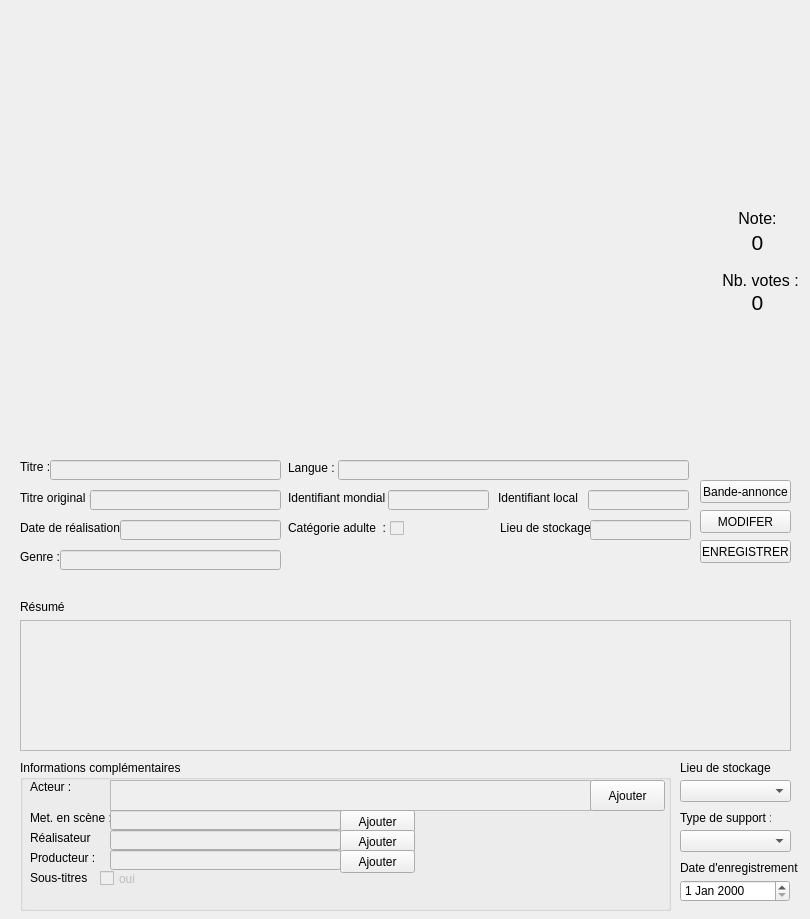
<?xml version="1.0" encoding="UTF-8"?>
<ui version="4.0">
 <class>C_details</class>
 <widget class="QWidget" name="C_details">
  <property name="windowModality">
   <enum>Qt::WindowModal</enum>
  </property>
  <property name="geometry">
   <rect>
    <x>0</x>
    <y>0</y>
    <width>810</width>
    <height>919</height>
   </rect>
  </property>
  <property name="windowTitle">
   <string>Form</string>
  </property>
  <widget class="QLabel" name="lbl_front">
   <property name="geometry">
    <rect>
     <x>40</x>
     <y>20</y>
     <width>311</width>
     <height>421</height>
    </rect>
   </property>
   <property name="text">
    <string/>
   </property>
  </widget>
  <widget class="QLabel" name="lbl_back">
   <property name="geometry">
    <rect>
     <x>360</x>
     <y>20</y>
     <width>311</width>
     <height>421</height>
    </rect>
   </property>
   <property name="text">
    <string/>
   </property>
  </widget>
  <widget class="QLabel" name="lbl_titre">
   <property name="geometry">
    <rect>
     <x>20</x>
     <y>460</y>
     <width>47</width>
     <height>13</height>
    </rect>
   </property>
   <property name="text">
    <string>Titre :</string>
   </property>
  </widget>
  <widget class="QLabel" name="lbl_titreOriginal">
   <property name="geometry">
    <rect>
     <x>20</x>
     <y>490</y>
     <width>71</width>
     <height>16</height>
    </rect>
   </property>
   <property name="text">
    <string>Titre original :</string>
   </property>
  </widget>
  <widget class="QLabel" name="lbl_dateReal">
   <property name="geometry">
    <rect>
     <x>20</x>
     <y>520</y>
     <width>101</width>
     <height>16</height>
    </rect>
   </property>
   <property name="text">
    <string>Date de réalisation :</string>
   </property>
  </widget>
  <widget class="QLabel" name="lbl_genre">
   <property name="geometry">
    <rect>
     <x>20</x>
     <y>550</y>
     <width>47</width>
     <height>13</height>
    </rect>
   </property>
   <property name="text">
    <string>Genre :</string>
   </property>
  </widget>
  <widget class="QLabel" name="lbl_adulte">
   <property name="geometry">
    <rect>
     <x>288</x>
     <y>520</y>
     <width>101</width>
     <height>16</height>
    </rect>
   </property>
   <property name="text">
    <string>Catégorie adulte  :</string>
   </property>
  </widget>
  <widget class="QLabel" name="lbl_resume">
   <property name="geometry">
    <rect>
     <x>20</x>
     <y>600</y>
     <width>47</width>
     <height>13</height>
    </rect>
   </property>
   <property name="lineWidth">
    <number>1</number>
   </property>
   <property name="text">
    <string>Résumé : </string>
   </property>
   <property name="wordWrap">
    <bool>true</bool>
   </property>
  </widget>
  <widget class="QTextEdit" name="txt_resum">
   <property name="enabled">
    <bool>false</bool>
   </property>
   <property name="geometry">
    <rect>
     <x>20</x>
     <y>620</y>
     <width>771</width>
     <height>131</height>
    </rect>
   </property>
  </widget>
  <widget class="QPushButton" name="btn_enregistrer">
   <property name="geometry">
    <rect>
     <x>700</x>
     <y>540</y>
     <width>91</width>
     <height>23</height>
    </rect>
   </property>
   <property name="text">
    <string>ENREGISTRER</string>
   </property>
  </widget>
  <widget class="QPushButton" name="btn_modifier">
   <property name="geometry">
    <rect>
     <x>700</x>
     <y>510</y>
     <width>91</width>
     <height>23</height>
    </rect>
   </property>
   <property name="text">
    <string>MODIFER</string>
   </property>
  </widget>
  <widget class="QComboBox" name="cbb_stockage">
   <property name="geometry">
    <rect>
     <x>680</x>
     <y>780</y>
     <width>111</width>
     <height>22</height>
    </rect>
   </property>
  </widget>
  <widget class="QLabel" name="lbl_stockge">
   <property name="geometry">
    <rect>
     <x>680</x>
     <y>760</y>
     <width>91</width>
     <height>16</height>
    </rect>
   </property>
   <property name="text">
    <string>Lieu de stockage:</string>
   </property>
  </widget>
  <widget class="QLabel" name="lbl_support">
   <property name="geometry">
    <rect>
     <x>680</x>
     <y>810</y>
     <width>91</width>
     <height>16</height>
    </rect>
   </property>
   <property name="text">
    <string>Type de support :</string>
   </property>
  </widget>
  <widget class="QComboBox" name="comboBox_2">
   <property name="geometry">
    <rect>
     <x>680</x>
     <y>830</y>
     <width>111</width>
     <height>22</height>
    </rect>
   </property>
  </widget>
  <widget class="QDateEdit" name="dateEdit">
   <property name="geometry">
    <rect>
     <x>680</x>
     <y>880</y>
     <width>110</width>
     <height>22</height>
    </rect>
   </property>
  </widget>
  <widget class="QLabel" name="lbl_dateEnregistrement">
   <property name="geometry">
    <rect>
     <x>680</x>
     <y>860</y>
     <width>121</width>
     <height>16</height>
    </rect>
   </property>
   <property name="text">
    <string>Date d'enregistrement : </string>
   </property>
  </widget>
  <widget class="QPushButton" name="btn_trailer">
   <property name="geometry">
    <rect>
     <x>700</x>
     <y>480</y>
     <width>91</width>
     <height>23</height>
    </rect>
   </property>
   <property name="text">
    <string>Bande-annonce</string>
   </property>
  </widget>
  <widget class="QLabel" name="lbl_language">
   <property name="geometry">
    <rect>
     <x>288</x>
     <y>460</y>
     <width>81</width>
     <height>16</height>
    </rect>
   </property>
   <property name="text">
    <string>Langue :</string>
   </property>
  </widget>
  <widget class="QLabel" name="lbl_id_distant">
   <property name="geometry">
    <rect>
     <x>288</x>
     <y>490</y>
     <width>101</width>
     <height>16</height>
    </rect>
   </property>
   <property name="text">
    <string>Identifiant mondial :</string>
   </property>
  </widget>
  <widget class="QGroupBox" name="groupBox">
   <property name="geometry">
    <rect>
     <x>20</x>
     <y>760</y>
     <width>651</width>
     <height>151</height>
    </rect>
   </property>
   <property name="title">
    <string>Informations complémentaires</string>
   </property>
   <widget class="QLabel" name="lbl_acteur">
    <property name="geometry">
     <rect>
      <x>10</x>
      <y>20</y>
      <width>47</width>
      <height>13</height>
     </rect>
    </property>
    <property name="text">
     <string>Acteur :</string>
    </property>
   </widget>
   <widget class="QLabel" name="lbl_metteurEnScene">
    <property name="geometry">
     <rect>
      <x>10</x>
      <y>50</y>
      <width>81</width>
      <height>16</height>
     </rect>
    </property>
    <property name="text">
     <string>Met. en scène :</string>
    </property>
   </widget>
   <widget class="QLabel" name="lbl_sousTitrage">
    <property name="geometry">
     <rect>
      <x>10</x>
      <y>110</y>
      <width>61</width>
      <height>16</height>
     </rect>
    </property>
    <property name="text">
     <string>Sous-titres :</string>
    </property>
   </widget>
   <widget class="QCheckBox" name="chk_soustitre">
    <property name="enabled">
     <bool>false</bool>
    </property>
    <property name="geometry">
     <rect>
      <x>80</x>
      <y>110</y>
      <width>70</width>
      <height>17</height>
     </rect>
    </property>
    <property name="text">
     <string>oui</string>
    </property>
   </widget>
   <widget class="QTextEdit" name="txt_acteur">
    <property name="enabled">
     <bool>false</bool>
    </property>
    <property name="geometry">
     <rect>
      <x>90</x>
      <y>20</y>
      <width>481</width>
      <height>31</height>
     </rect>
    </property>
   </widget>
   <widget class="QLabel" name="lbl_realisateur">
    <property name="geometry">
     <rect>
      <x>10</x>
      <y>70</y>
      <width>61</width>
      <height>16</height>
     </rect>
    </property>
    <property name="frameShape">
     <enum>QFrame::NoFrame</enum>
    </property>
    <property name="text">
     <string>Réalisateur :</string>
    </property>
   </widget>
   <widget class="QLabel" name="lbl_producteur">
    <property name="geometry">
     <rect>
      <x>10</x>
      <y>90</y>
      <width>71</width>
      <height>16</height>
     </rect>
    </property>
    <property name="text">
     <string>Producteur :</string>
    </property>
   </widget>
   <widget class="QLineEdit" name="txt_metteurEnScene">
    <property name="enabled">
     <bool>false</bool>
    </property>
    <property name="geometry">
     <rect>
      <x>90</x>
      <y>50</y>
      <width>231</width>
      <height>20</height>
     </rect>
    </property>
   </widget>
   <widget class="QLineEdit" name="txt_realisateur">
    <property name="enabled">
     <bool>false</bool>
    </property>
    <property name="geometry">
     <rect>
      <x>90</x>
      <y>70</y>
      <width>231</width>
      <height>20</height>
     </rect>
    </property>
   </widget>
   <widget class="QLineEdit" name="txt_producteur">
    <property name="enabled">
     <bool>false</bool>
    </property>
    <property name="geometry">
     <rect>
      <x>90</x>
      <y>90</y>
      <width>231</width>
      <height>20</height>
     </rect>
    </property>
   </widget>
   <widget class="QPushButton" name="btn_acteur">
    <property name="geometry">
     <rect>
      <x>570</x>
      <y>20</y>
      <width>75</width>
      <height>31</height>
     </rect>
    </property>
    <property name="text">
     <string>Ajouter</string>
    </property>
   </widget>
   <widget class="QPushButton" name="btn_metteurEnScene">
    <property name="geometry">
     <rect>
      <x>320</x>
      <y>50</y>
      <width>75</width>
      <height>23</height>
     </rect>
    </property>
    <property name="text">
     <string>Ajouter</string>
    </property>
   </widget>
   <widget class="QPushButton" name="btn_realisateur">
    <property name="geometry">
     <rect>
      <x>320</x>
      <y>70</y>
      <width>75</width>
      <height>23</height>
     </rect>
    </property>
    <property name="text">
     <string>Ajouter</string>
    </property>
   </widget>
   <widget class="QPushButton" name="btn_producteur">
    <property name="geometry">
     <rect>
      <x>320</x>
      <y>90</y>
      <width>75</width>
      <height>23</height>
     </rect>
    </property>
    <property name="text">
     <string>Ajouter</string>
    </property>
   </widget>
  </widget>
  <widget class="QLineEdit" name="txt_titre">
   <property name="enabled">
    <bool>false</bool>
   </property>
   <property name="geometry">
    <rect>
     <x>50</x>
     <y>460</y>
     <width>231</width>
     <height>20</height>
    </rect>
   </property>
  </widget>
  <widget class="QLineEdit" name="txt_titreOri">
   <property name="enabled">
    <bool>false</bool>
   </property>
   <property name="geometry">
    <rect>
     <x>90</x>
     <y>490</y>
     <width>191</width>
     <height>20</height>
    </rect>
   </property>
  </widget>
  <widget class="QLineEdit" name="txt_real">
   <property name="enabled">
    <bool>false</bool>
   </property>
   <property name="geometry">
    <rect>
     <x>120</x>
     <y>520</y>
     <width>161</width>
     <height>20</height>
    </rect>
   </property>
  </widget>
  <widget class="QLineEdit" name="txt_genre">
   <property name="enabled">
    <bool>false</bool>
   </property>
   <property name="geometry">
    <rect>
     <x>60</x>
     <y>550</y>
     <width>221</width>
     <height>20</height>
    </rect>
   </property>
  </widget>
  <widget class="QLineEdit" name="txt_langue">
   <property name="enabled">
    <bool>false</bool>
   </property>
   <property name="geometry">
    <rect>
     <x>338</x>
     <y>460</y>
     <width>351</width>
     <height>20</height>
    </rect>
   </property>
  </widget>
  <widget class="QLineEdit" name="txt_id_distant">
   <property name="enabled">
    <bool>false</bool>
   </property>
   <property name="geometry">
    <rect>
     <x>388</x>
     <y>490</y>
     <width>101</width>
     <height>20</height>
    </rect>
   </property>
  </widget>
  <widget class="QLabel" name="lbl_id_local">
   <property name="geometry">
    <rect>
     <x>498</x>
     <y>490</y>
     <width>81</width>
     <height>16</height>
    </rect>
   </property>
   <property name="text">
    <string>Identifiant local :</string>
   </property>
  </widget>
  <widget class="QLineEdit" name="txt_id_local">
   <property name="enabled">
    <bool>false</bool>
   </property>
   <property name="geometry">
    <rect>
     <x>588</x>
     <y>490</y>
     <width>101</width>
     <height>20</height>
    </rect>
   </property>
  </widget>
  <widget class="QLabel" name="lbl_dispo">
   <property name="geometry">
    <rect>
     <x>720</x>
     <y>50</y>
     <width>81</width>
     <height>81</height>
    </rect>
   </property>
   <property name="text">
    <string/>
   </property>
   <property name="scaledContents">
    <bool>true</bool>
   </property>
  </widget>
  <widget class="QLabel" name="lbl_T_note">
   <property name="geometry">
    <rect>
     <x>720</x>
     <y>209</y>
     <width>75</width>
     <height>19</height>
    </rect>
   </property>
   <property name="font">
    <font>
     <pointsize>12</pointsize>
    </font>
   </property>
   <property name="text">
    <string>Note:</string>
   </property>
   <property name="alignment">
    <set>Qt::AlignCenter</set>
   </property>
  </widget>
  <widget class="QLabel" name="lbl_note">
   <property name="geometry">
    <rect>
     <x>720</x>
     <y>230</y>
     <width>75</width>
     <height>25</height>
    </rect>
   </property>
   <property name="font">
    <font>
     <pointsize>16</pointsize>
    </font>
   </property>
   <property name="text">
    <string>0</string>
   </property>
   <property name="alignment">
    <set>Qt::AlignCenter</set>
   </property>
  </widget>
  <widget class="QLabel" name="lbl_T_vote">
   <property name="geometry">
    <rect>
     <x>720</x>
     <y>270</y>
     <width>81</width>
     <height>20</height>
    </rect>
   </property>
   <property name="font">
    <font>
     <pointsize>12</pointsize>
    </font>
   </property>
   <property name="text">
    <string>Nb. votes :</string>
   </property>
   <property name="alignment">
    <set>Qt::AlignCenter</set>
   </property>
  </widget>
  <widget class="QLabel" name="lbl_vote">
   <property name="geometry">
    <rect>
     <x>720</x>
     <y>290</y>
     <width>75</width>
     <height>25</height>
    </rect>
   </property>
   <property name="font">
    <font>
     <pointsize>16</pointsize>
    </font>
   </property>
   <property name="text">
    <string>0</string>
   </property>
   <property name="alignment">
    <set>Qt::AlignCenter</set>
   </property>
  </widget>
  <widget class="QLineEdit" name="txt_stock">
   <property name="enabled">
    <bool>false</bool>
   </property>
   <property name="geometry">
    <rect>
     <x>590</x>
     <y>520</y>
     <width>101</width>
     <height>20</height>
    </rect>
   </property>
  </widget>
  <widget class="QLabel" name="lbl_stock">
   <property name="geometry">
    <rect>
     <x>500</x>
     <y>520</y>
     <width>91</width>
     <height>16</height>
    </rect>
   </property>
   <property name="text">
    <string>Lieu de stockage :</string>
   </property>
  </widget>
  <widget class="QCheckBox" name="chk_adult">
   <property name="enabled">
    <bool>false</bool>
   </property>
   <property name="geometry">
    <rect>
     <x>390</x>
     <y>520</y>
     <width>21</width>
     <height>17</height>
    </rect>
   </property>
   <property name="text">
    <string/>
   </property>
  </widget>
 </widget>
 <resources/>
 <connections/>
</ui>
